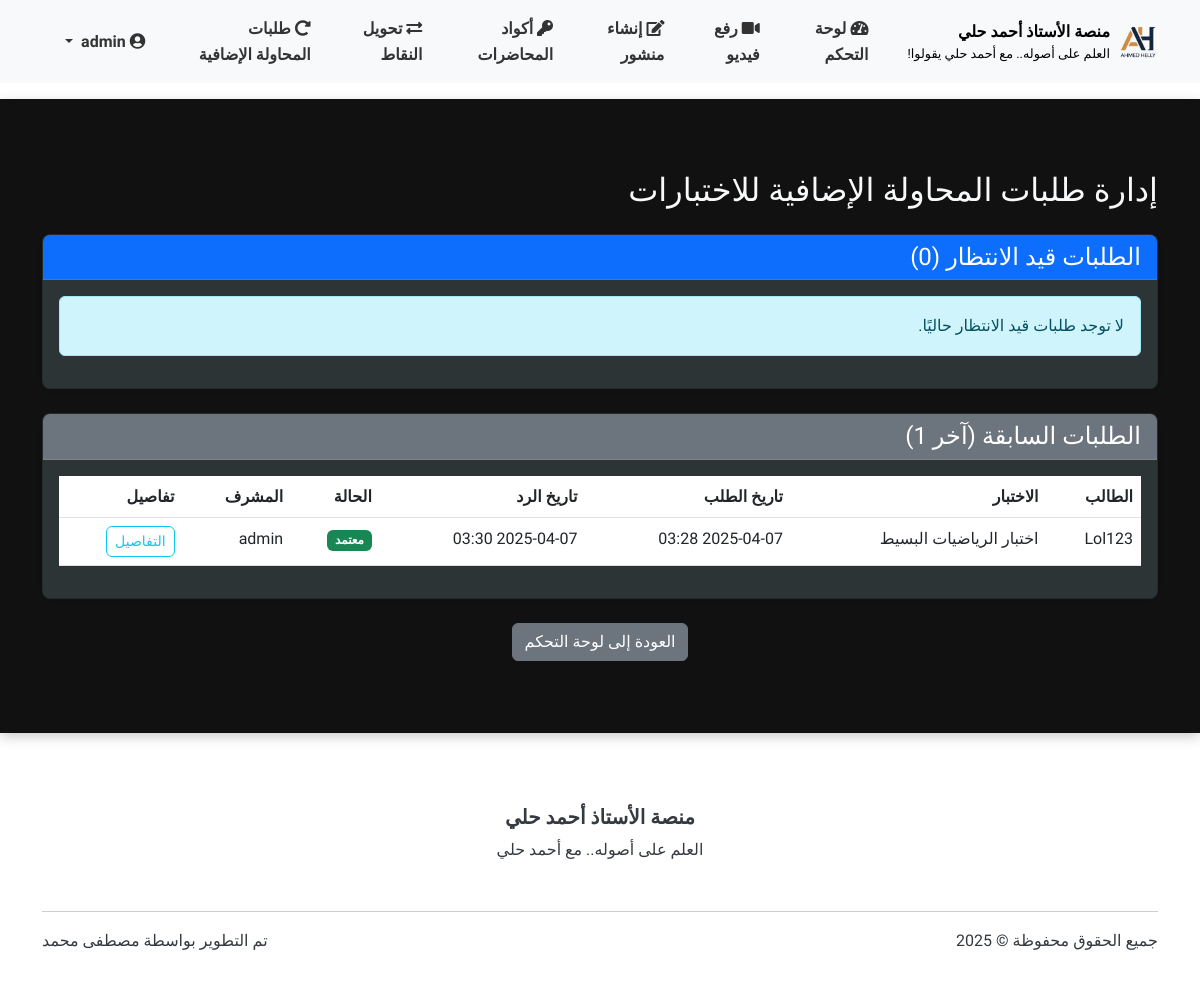
/admin/tests/admin/retry_requests (signed in), run on an earlier commit of the app's database.
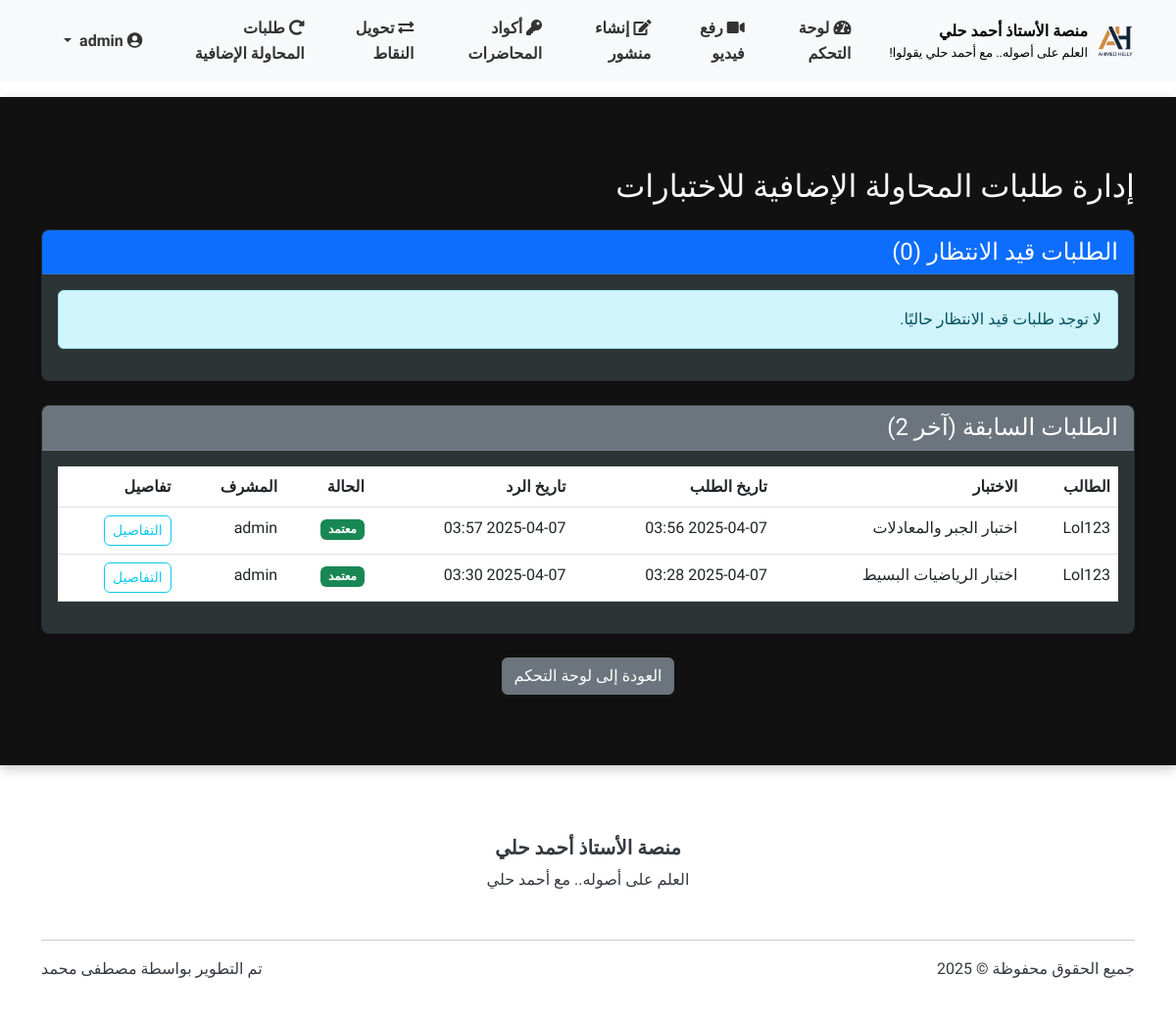
And on a later commit of the database.
### models.py (models this page shows, shortened)
class User(UserMixin, db.Model):
    __tablename__ = 'users'
    id = db.Column(db.Integer, primary_key=True)
    username = db.Column(db.String(64), unique=True, nullable=False)
    full_name = db.Column(db.String(100), nullable=True)  # الاسم الثلاثي
    email = db.Column(db.String(100), nullable=True)  # البريد الإلكتروني للاستعادة
    phone = db.Column(db.String(20), nullable=True)   # رقم الهاتف للاستعادة
    password_hash = db.Column(db.String(256), nullable=False)
    role = db.Column(db.String(20), nullable=False)  # 'admin' or 'student'
    points = db.Column(db.Integer, default=0)  # نقاط المحفظة
    reset_token = db.Column(db.String(100), nullable=True)  # رمز استعادة كلمة المرور
    reset_token_expiry = db.Column(db.DateTime, nullable=True)  # تاريخ انتهاء صلاحية الرمز
    created_at = db.Column(db.DateTime, default=datetime.utcnow)  # تاريخ إنشاء الحساب
    videos = db.relationship('Video', backref='uploader', lazy='dynamic')
    comments = db.relationship('Comment', backref='author', lazy='dynamic')
    posts = db.relationship('Post', backref='author', lazy='dynamic')
    video_views = db.relationship('VideoView', backref='viewer', lazy='dynamic')
    liked_videos = db.relationship('VideoLike', foreign_keys='VideoLike.user_id', backref='liker', lazy='dynamic')
    def is_admin(self):
        return self.role == 'admin'

class TestRetryRequest(db.Model):
    __tablename__ = 'test_retry_requests'
    id = db.Column(db.Integer, primary_key=True)
    test_id = db.Column(db.Integer, db.ForeignKey('tests.id'), nullable=False)
    user_id = db.Column(db.Integer, db.ForeignKey('users.id'), nullable=False)
    request_date = db.Column(db.DateTime, default=datetime.utcnow)
    status = db.Column(db.String(20), default='pending')  # pending, approved, rejected
    reason = db.Column(db.Text, nullable=True)  # سبب طلب المحاولة الإضافية
    admin_response = db.Column(db.Text, nullable=True)  # رد المشرف على الطلب
    response_date = db.Column(db.DateTime, nullable=True)  # تاريخ الرد
    responded_by = db.Column(db.Integer, db.ForeignKey('users.id'), nullable=True)  # المشرف الذي رد على الطلب
    test = db.relationship('Test', foreign_keys=[test_id])
    user = db.relationship('User', foreign_keys=[user_id], backref=db.backref('retry_requests', lazy='dynamic'))
    admin = db.relationship('User', foreign_keys=[responded_by])

class Test(db.Model):
    __tablename__ = 'tests'
    id = db.Column(db.Integer, primary_key=True)
    title = db.Column(db.String(100), nullable=False)
    description = db.Column(db.Text, nullable=True)
    created_by = db.Column(db.Integer, db.ForeignKey('users.id'), nullable=False)
    created_at = db.Column(db.DateTime, default=datetime.utcnow)
    is_active = db.Column(db.Boolean, default=True)
    time_limit_minutes = db.Column(db.Integer, default=30)  # Time limit in minutes
    passing_score = db.Column(db.Integer, default=60)  # Passing score percentage
    max_attempts = db.Column(db.Integer, default=1)  # الحد الأقصى لعدد المحاولات المسموح بها
    access_type = db.Column(db.String(20), default='free')  # free, points, code, both
    points_required = db.Column(db.Integer, default=0)  # النقاط المطلوبة للدخول إلى الاختبار
    access_code = db.Column(db.String(20), nullable=True)  # كود الوصول للاختبار
    questions = db.relationship('TestQuestion', backref='test', lazy='dynamic', cascade='all, delete-orphan')
    attempts = db.relationship('TestAttempt', backref='test', lazy='dynamic')
    creator = db.relationship('User', backref=db.backref('created_tests', lazy='dynamic'))

### test_routes.py (the view)
@admin_tests.route('/admin/retry_requests')
@login_required
def retry_requests():
    if not current_user.is_admin():
        flash('ليس لديك صلاحية للوصول إلى هذه الصفحة', 'danger')
        return redirect(url_for('home'))
    pending_requests = TestRetryRequest.query.filter_by(status='pending').order_by(TestRetryRequest.request_date.desc()).all()
    responded_requests = TestRetryRequest.query.filter(TestRetryRequest.status != 'pending').order_by(TestRetryRequest.response_date.desc()).limit(20).all()
    return render_template(
        'admin/retry_requests.html',
        pending_requests=pending_requests,
        responded_requests=responded_requests
    )

### main.py (called while the page is built)
    @login_manager.user_loader
    def load_user(user_id):
        return models.User.query.get(int(user_id))

### routes.py (called while the page is built)
@app.context_processor
def inject_now():
    return {'now': datetime.now()}

### templates/admin/retry_requests.html (shortened to what this page needs)
{% extends "base.html" %}
{% block content %}
<div class="container my-5">
    <h2 class="mb-4">إدارة طلبات المحاولة الإضافية للاختبارات</h2>
    <div class="card shadow-sm mb-4">
        <div class="card-header bg-primary text-white">
            <h4 class="mb-0">الطلبات قيد الانتظار ({{ pending_requests|length }})</h4>
        </div>
        <div class="card-body">
            {% if pending_requests %}
            <div class="table-responsive">
                <table class="table table-hover">
                    <thead>
                        <tr>
                            <th>الطالب</th>
                            <th>الاختبار</th>
                            <th>تاريخ الطلب</th>
                            <th>سبب الطلب</th>
                            <th>الإجراءات</th>
                        </tr>
                    </thead>
                    <tbody>
                        {% for request in pending_requests %}
                        <tr>
                            <td>{{ request.user.username }}</td>
                            <td>{{ request.test.title }}</td>
                            <td>{{ request.request_date.strftime('%Y-%m-%d %H:%M') }}</td>
                            <td>
                                <button type="button" class="btn btn-sm btn-outline-info" data-bs-toggle="tooltip" data-bs-placement="top" title="{{ request.reason }}">
                                    عرض السبب
                                </button>
                            </td>
                            <td>
                                <a href="{{ url_for('admin_tests.respond_retry_request', request_id=request.id) }}" class="btn btn-sm btn-primary">الرد على الطلب</a>
                            </td>
                        </tr>
                        {% endfor %}
                    </tbody>
                </table>
            </div>
            {% else %}
            <div class="alert alert-info">
                لا توجد طلبات قيد الانتظار حاليًا.
            </div>
            {% endif %}
        </div>
    </div>
    <div class="card shadow-sm">
        <div class="card-header bg-secondary text-white">
            <h4 class="mb-0">الطلبات السابقة (آخر {{ responded_requests|length }})</h4>
        </div>
        <div class="card-body">
            {% if responded_requests %}
            <div class="table-responsive">
                <table class="table table-hover">
                    <thead>
                        <tr>
                            <th>الطالب</th>
                            <th>الاختبار</th>
                            <th>تاريخ الطلب</th>
                            <th>تاريخ الرد</th>
                            <th>الحالة</th>
                            <th>المشرف</th>
                            <th>تفاصيل</th>
                        </tr>
                    </thead>
                    <tbody>
                        {% for request in responded_requests %}
                        <tr>
                            <td>{{ request.user.username }}</td>
                            <td>{{ request.test.title }}</td>
                            <td>{{ request.request_date.strftime('%Y-%m-%d %H:%M') }}</td>
                            <td>{{ request.response_date.strftime('%Y-%m-%d %H:%M') }}</td>
                            <td>
                                {% if request.status == 'approved' %}
                                <span class="badge bg-success">معتمد</span>
                                {% elif request.status == 'rejected' %}
                                <span class="badge bg-danger">مرفوض</span>
                                {% elif request.status == 'used' %}
                                <span class="badge bg-info">تم استخدامه</span>
                                {% else %}
                                <span class="badge bg-secondary">{{ request.status }}</span>
                                {% endif %}
                            </td>
                            <td>{{ request.admin.username if request.admin else '-' }}</td>
                            <td>
                                <button type="button" class="btn btn-sm btn-outline-info" data-bs-toggle="modal" data-bs-target="#requestModal{{ request.id }}">
                                    التفاصيل
                                </button>
                            </td>
                        </tr>
                        {% endfor %}
                    </tbody>
                </table>
            </div>
            {% else %}
            <div class="alert alert-info">
                لا توجد طلبات سابقة.
            </div>
            {% endif %}
        </div>
    </div>
    <div class="text-center mt-4">
        <a href="{{ url_for('admin.dashboard') }}" class="btn btn-secondary">العودة إلى لوحة التحكم</a>
    </div>
</div>
{% endblock %}

### templates/base.html (shortened to what this page needs)
<!DOCTYPE html>
<html lang="ar" dir="rtl">
<head>
    <link rel="stylesheet" href="https://cdnjs.cloudflare.com/ajax/libs/font-awesome/5.15.4/css/all.min.css">
    <link rel="stylesheet" href="https://cdn.jsdelivr.net/npm/bootstrap@5.3.0/dist/css/bootstrap.rtl.min.css">
    <link rel="stylesheet" href="{{ url_for('static', filename='css/style.css') }}">
</head>
<body>
    <header>
        <nav class="navbar navbar-expand-lg navbar-light bg-light sticky-top">
            <div class="container">
                <a class="navbar-brand d-flex align-items-center" href="{{ url_for('main.index') }}">
                    <img src="{{ url_for('static', filename='img/ahmed-helly-logo.png') }}" alt="شعار المنصة" height="50">
                    <div class="ms-2 d-flex flex-column">
                        <span style="font-size: 1rem; color: #000; font-weight: bold;">منصة الأستاذ أحمد حلي</span>
                        <small class="d-none d-md-block" style="font-size: 0.8rem; color: #000;">العلم على أصوله.. مع أحمد حلي يقولوا!</small>
                    </div>
                </a>
                <div class="collapse navbar-collapse navbar-custom" id="navbarNav">
                    <ul class="navbar-nav">
                        {% if current_user.is_authenticated %}
                            {% if current_user.role == 'admin' %}
                                <li class="nav-item">
                                    <a class="nav-link {% if request.path.startswith('/admin/dashboard') %}active{% endif %}" href="{{ url_for('admin.dashboard') }}">
                                        <i class="fas fa-tachometer-alt"></i> لوحة التحكم
                                    </a>
                                </li>
                                <li class="nav-item">
                                    <a class="nav-link {% if request.path.startswith('/admin/upload_video') %}active{% endif %}" href="{{ url_for('admin.upload_video') }}">
                                        <i class="fas fa-video"></i> رفع فيديو
                                    </a>
                                </li>
                                <li class="nav-item">
                                    <a class="nav-link {% if request.path.startswith('/admin/create_post') %}active{% endif %}" href="{{ url_for('admin.create_post') }}">
                                        <i class="fas fa-edit"></i> إنشاء منشور
                                    </a>
                                </li>
                                <li class="nav-item">
                                    <a class="nav-link {% if request.path.startswith('/admin/lecture_codes') %}active{% endif %}" href="{{ url_for('admin.lecture_codes') }}">
                                        <i class="fas fa-key"></i> أكواد المحاضرات
                                    </a>
                                </li>
                                <li class="nav-item">
                                    <a class="nav-link {% if request.path.startswith('/admin/transfer_points') %}active{% endif %}" href="{{ url_for('admin.transfer_points') }}">
                                        <i class="fas fa-exchange-alt"></i> تحويل النقاط
                                    </a>
                                </li>
                                <li class="nav-item">
                                    <a class="nav-link {% if request.path.startswith('/admin/retry_requests') %}active{% endif %}" href="{{ url_for('admin_tests.retry_requests') }}">
                                        <i class="fas fa-redo-alt"></i> طلبات المحاولة الإضافية
                                    </a>
                                </li>
                            {% endif %}
                        {% endif %}
                    </ul>
                    {% if current_user.is_authenticated %}
                    <ul class="navbar-nav ms-auto">
                        <li class="nav-item dropdown">
                            <a class="nav-link dropdown-toggle" href="#" id="navbarDropdown" role="button"
                               data-bs-toggle="dropdown" aria-expanded="false">
                                <i class="fas fa-user-circle"></i>
                                {{ current_user.username }}
                            </a>
                        </li>
                    </ul>
                    {% endif %}
                </div>
            </div>
        </nav>
    </header>
    <main class="py-4">
        {% block content %}{% endblock %}
    </main>
    <footer class="bg-white py-4 mt-5">
        <div class="container">
            <div class="row align-items-center">
                <div class="col-md-12 text-center mb-3">
                    <h5 class="fw-bold">منصة الأستاذ أحمد حلي</h5>
                    <p class="mb-3">العلم على أصوله.. مع أحمد حلي</p>
                </div>
            </div>
            <hr>
            <div class="row">
                <div class="col-md-6">
                    <p>جميع الحقوق محفوظة &copy; 2025</p>
                </div>
                <div class="col-md-6 text-md-end">
                    <p>تم التطوير بواسطة <a href="https://www.linkedin.com/in/mstafamohamed/" target="_blank">مصطفى محمد</a></p>
                </div>
            </div>
        </div>
    </footer>
</body>
</html>

### static/css/style.css (style rules this page uses)
:root { --primary-color: #1a4c78; --primary-light: #2c6ca8; --primary-dark: #0f3251; --secondary-color: #27ae60; --secondary-light: #4cc482; --secondary-dark: #208e4e; --accent-color: #e67e22; --accent-light: #f4a261; --accent-dark: #c26620; --danger-color: #e74c3c; --text-light: #f8f9fa; --text-dark: #343a40; --bg-light: #ffffff; --bg-dark: #111111; --bg-card: #2d3436; --bg-card-dark: #222; --header-height: 80px; }
body { direction: rtl; text-align: right; font-family: 'Tajawal', 'Segoe UI', Tahoma, Geneva, Verdana, sans-serif; line-height: 1.6; color: #333; background-color: var(--bg-light); transition: background-color 0.3s ease; display: flex; flex-direction: column; min-height: 100vh; }
main { background-color: var(--bg-dark); color: var(--text-light); border-radius: 0; box-shadow: 0 4px 12px rgba(0,0,0,0.2); padding: 20px 0; flex: 1; }
header, footer { background-color: var(--bg-light); color: var(--text-dark); }
.navbar-custom .nav-link { color: var(--text-dark) !important; margin-right: 15px; padding: 8px 15px; border-radius: 5px; transition: all 0.3s ease; font-weight: bold; }
.card { animation: fadeIn 0.6s ease-out; border-radius: 8px; overflow: hidden; box-shadow: 0 4px 12px rgba(0,0,0,0.1); transition: all 0.3s ease; background-color: var(--bg-card); color: var(--text-light); }
.card .card-header { background-color: var(--bg-card-dark); color: var(--text-light); border-bottom: 1px solid rgba(255,255,255,0.1); }
.btn { transition: all 0.3s ease; border-radius: 6px; font-weight: 500; }
footer { background-color: var(--bg-light); color: var(--text-dark); padding: 2rem 0; }
footer a { color: var(--text-dark); text-decoration: none; transition: all 0.3s ease; }
.navbar-brand img { max-height: 40px; }
.navbar-custom .nav-link { font-weight: bold; }

### templates/base.html (style rules this page uses)
body { font-family: 'Tajawal', sans-serif; }
.navbar-custom .nav-link { color: #333 !important; margin-left: 15px; font-weight: bold; }

What changed in the data, as far as the page shows it:
added TestRetryRequest: user.username "Lol123", test "اختبار الجبر والمعادلات", request_date "2025-04-07 03:56", response_date "2025-04-07 03:57", status "معتمد", admin "admin"
Also different on the page:
{{ responded_requests|length }}: "1" → "2"
